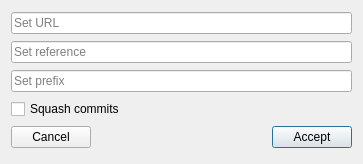
<?xml version="1.0" encoding="UTF-8"?>
<ui version="4.0">
 <class>AddSubtreeDlg</class>
 <widget class="QDialog" name="AddSubtreeDlg">
  <property name="geometry">
   <rect>
    <x>0</x>
    <y>0</y>
    <width>363</width>
    <height>164</height>
   </rect>
  </property>
  <property name="windowTitle">
   <string>Add new subtree</string>
  </property>
  <layout class="QGridLayout" name="gridLayout">
   <item row="4" column="2">
    <widget class="QPushButton" name="pbAccept">
     <property name="text">
      <string>Accept</string>
     </property>
    </widget>
   </item>
   <item row="4" column="1">
    <spacer name="horizontalSpacer">
     <property name="orientation">
      <enum>Qt::Orientation::Horizontal</enum>
     </property>
     <property name="sizeHint" stdset="0">
      <size>
       <width>170</width>
       <height>20</height>
      </size>
     </property>
    </spacer>
   </item>
   <item row="0" column="0" colspan="3">
    <widget class="QLineEdit" name="leUrl">
     <property name="placeholderText">
      <string>Set URL</string>
     </property>
    </widget>
   </item>
   <item row="2" column="0" colspan="3">
    <widget class="QLineEdit" name="lePath">
     <property name="placeholderText">
      <string>Set prefix</string>
     </property>
    </widget>
   </item>
   <item row="4" column="0">
    <widget class="QPushButton" name="pbCancel">
     <property name="text">
      <string>Cancel</string>
     </property>
    </widget>
   </item>
   <item row="1" column="0" colspan="3">
    <widget class="QLineEdit" name="leReference">
     <property name="placeholderText">
      <string>Set reference</string>
     </property>
    </widget>
   </item>
   <item row="3" column="0" colspan="3">
    <widget class="CheckBox" name="chSquash">
     <property name="text">
      <string>Squash commits</string>
     </property>
    </widget>
   </item>
  </layout>
 </widget>
 <customwidgets>
  <customwidget>
   <class>CheckBox</class>
   <extends>QCheckBox</extends>
   <header>custom-widgets/CheckBox.h</header>
  </customwidget>
 </customwidgets>
 <tabstops>
  <tabstop>leUrl</tabstop>
  <tabstop>leReference</tabstop>
  <tabstop>lePath</tabstop>
  <tabstop>chSquash</tabstop>
  <tabstop>pbCancel</tabstop>
  <tabstop>pbAccept</tabstop>
 </tabstops>
 <resources/>
 <connections/>
</ui>
